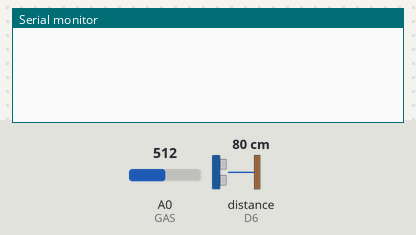
Bench run of a sketch on a simulated ESP8266 (NodeMCU). Parts: the last lines printed to the serial monitor. Wiring (inferred from the names in the program): ultrasonic range finder: trigger D5; echo D6. The test bench sets the inputs (shaded band); at power-on: distance to the obstacle (sensor on D6) 80 cm, A0 (GAS) = 512. The echo pulse lasts 58.3 µs per cm; WiFi joins after 1.5 s; servers stay silent unless stated.

Above: at 3.0 s.
3.1 s: distance to the obstacle (sensor on D6) set to 2 cm
At 4.4 s:
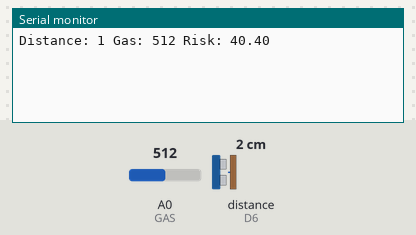
7.3 s: A0 (GAS) set to 716
At 8.6 s:
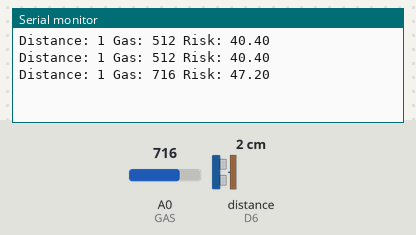
8.8 s: distance to the obstacle (sensor on D6) set to 4 cm
At 10.2 s:
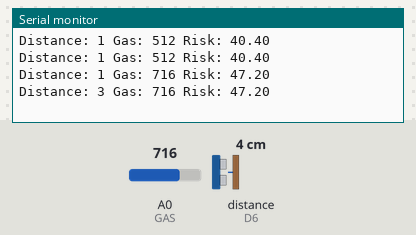
10.3 s: A0 (GAS) set to 900
At 12.6 s:
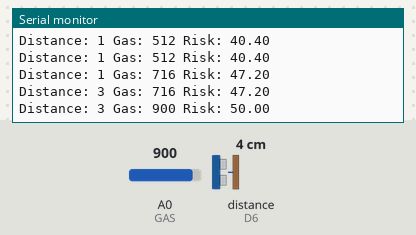
Timing chart, 0 to 12.8 s (numbered marks = the images above; inputs shaded):
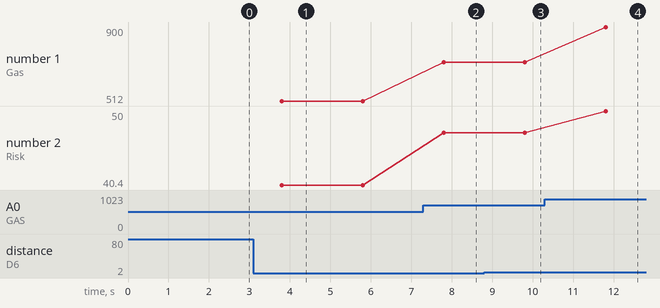

Measured:
- after the input at 3.1 s, the serial monitor: prints a new line after 0.71 s (image 1)
- after the input at 7.3 s, the serial monitor: prints a new line after 0.51 s (image 2)
- after the input at 8.8 s, the serial monitor: prints a new line after 1.0 s (image 3)
- after the input at 10.3 s, the serial monitor: prints a new line after 1.5 s (image 4)
- plotted number 1: 512 → 716 after the input at 7.3 s, 716 → 900 after the input at 10.3 s
- plotted number 2: 40.4 → 47.2 after the input at 7.3 s, 47.2 → 50 after the input at 10.3 s

The sketch:

esp_code_for_sewage.ino
```cpp
#define BLYNK_PRINT Serial

#include <ESP8266WiFi.h>
#include <BlynkSimpleEsp8266.h>

char auth[] = "YOUR_BLYNK_TOKEN";
char ssid[] = "YOUR_WIFI";
char pass[] = "YOUR_PASS";

#define TRIG D5
#define ECHO D6
#define GAS A0

BlynkTimer timer;

long duration;
int distance;
int gasValue;
float riskScore;

// Ultrasonic
int getDistance() {
  digitalWrite(TRIG, LOW);
  delayMicroseconds(2);
  digitalWrite(TRIG, HIGH);
  delayMicroseconds(10);
  digitalWrite(TRIG, LOW);

  duration = pulseIn(ECHO, HIGH);
  return duration * 0.034 / 2;
}

// AI Logic (Improved)
void calculateRisk() {
  float distanceFactor = constrain(map(distance, 5, 50, 50, 0), 0, 50);
  float gasFactor = constrain(map(gasValue, 200, 800, 0, 50), 0, 50);

  // Weighted + smoothing
  riskScore = (distanceFactor * 0.6) + (gasFactor * 0.4);
}

// Send Data
void sendData() {
  distance = getDistance();
  gasValue = analogRead(GAS);

  calculateRisk();

  Blynk.virtualWrite(V0, distance);
  Blynk.virtualWrite(V1, gasValue);
  Blynk.virtualWrite(V2, riskScore);

  // Alert only
  if (riskScore > 60) {
    Blynk.virtualWrite(V3, 1);
  } else {
    Blynk.virtualWrite(V3, 0);
  }

  // Debug
  Serial.print("Distance: ");
  Serial.print(distance);
  Serial.print(" Gas: ");
  Serial.print(gasValue);
  Serial.print(" Risk: ");
  Serial.println(riskScore);
}

void setup() {
  Serial.begin(115200);

  pinMode(TRIG, OUTPUT);
  pinMode(ECHO, INPUT);

  Blynk.begin(auth, ssid, pass);

  timer.setInterval(2000L, sendData);
}

void loop() {
  Blynk.run();
  timer.run();
}
```
